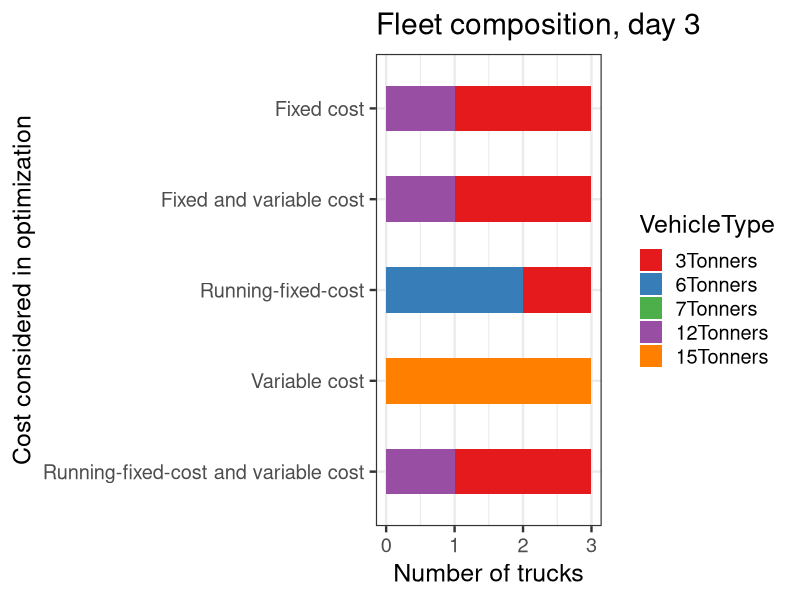
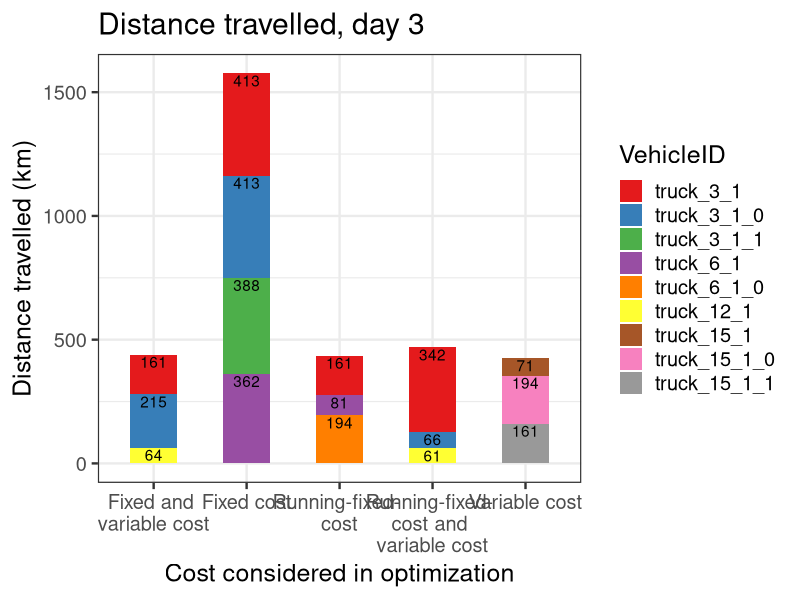
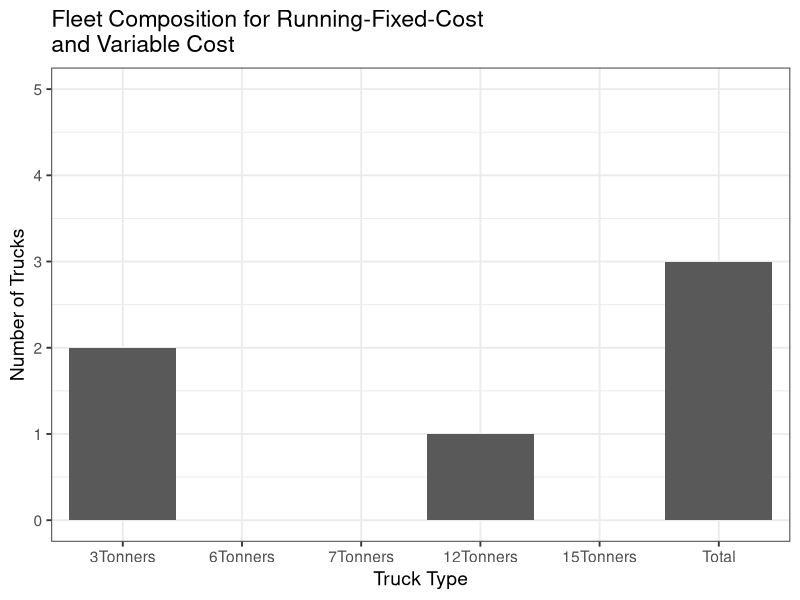
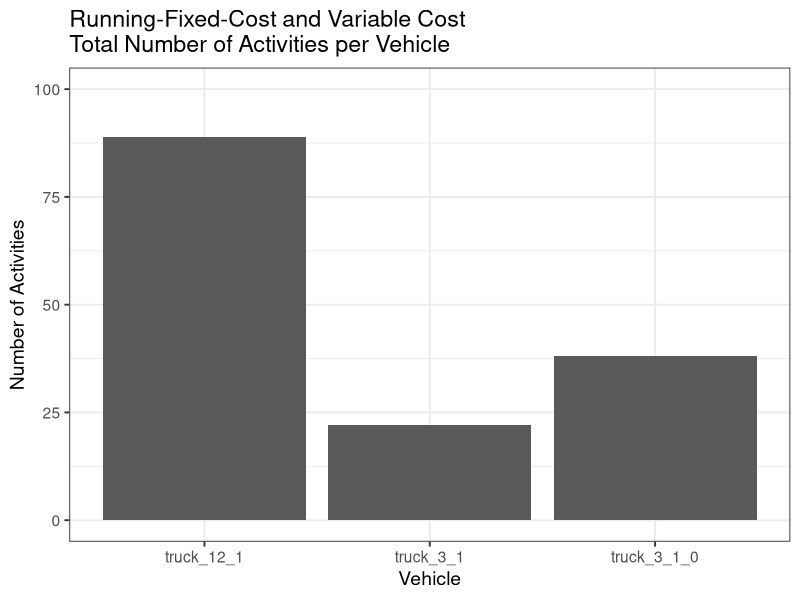
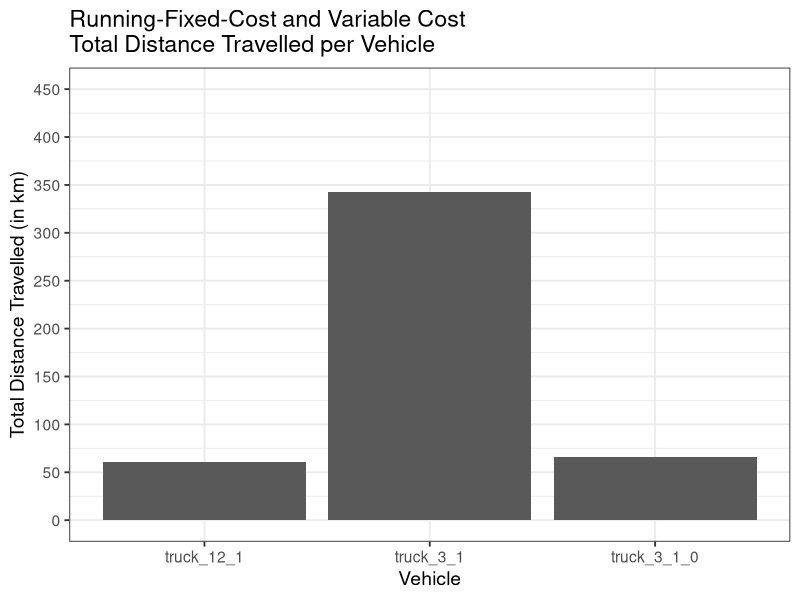
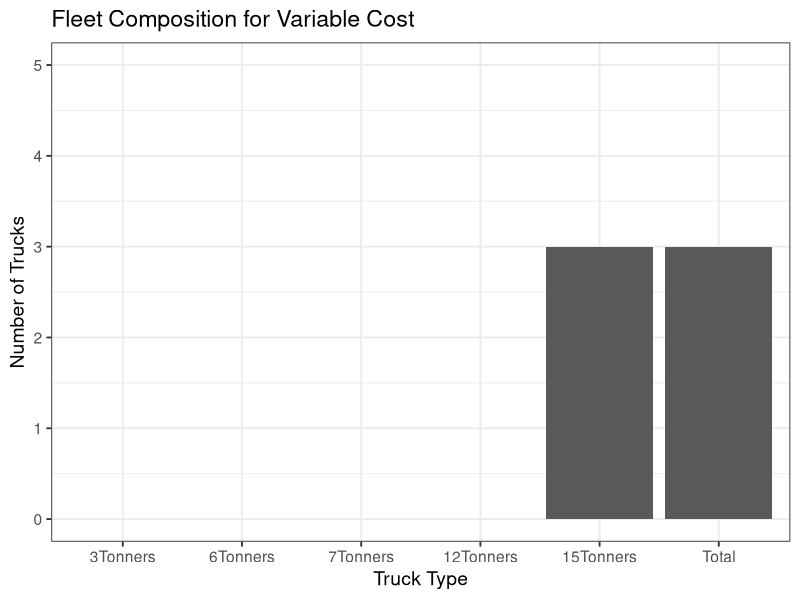
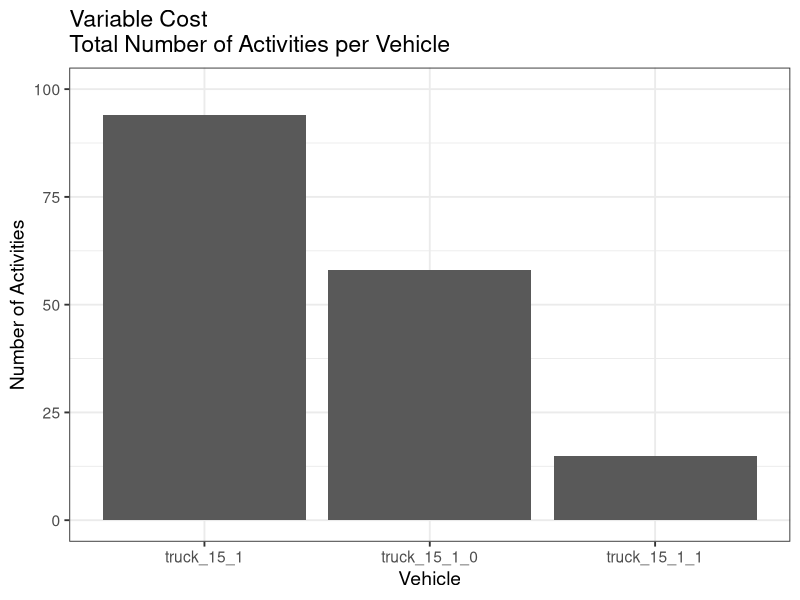
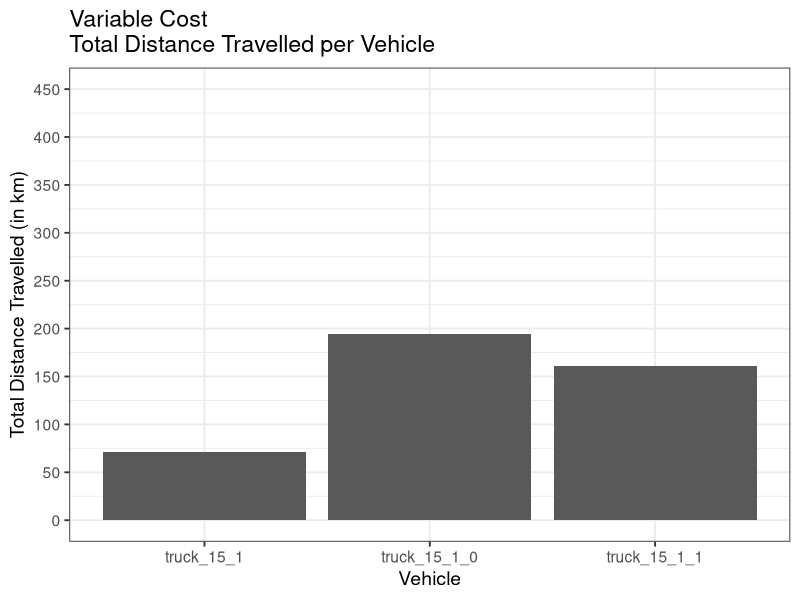

These charts were generated, in order, by the following R code:
##Set working directory to where the output files for MyCarrierPlanInterpreter.java are
setwd("/home/frans/Documents/BPJ420/CarrierPlanInterpreter/Day3")

##Load ggplot2 package for plotting data 
library(ggplot2)

##Load xtable package to generate LaTeX code for tables
library(xtable)

##RUNNING-FIXED COSTS AND VARIABLE COSTS
##Read in the .csv file containing data about the fleet composition for running fixed costs and variable costs
FSMinfoRunFixAndVar <- read.csv("Day3_80_vehicleTypesFixedRunningAndVariablesumValues.csv")

##Make Seperate tables for each type of truck for running fixed costs and variable costs
RunFixAndVarThreeTonners <- FSMinfoRunFixAndVar[grep("truck_3",FSMinfoRunFixAndVar$vehId),]
RunFixAndVarSixTonners <- FSMinfoRunFixAndVar[grep("truck_6",FSMinfoRunFixAndVar$vehId),]
RunFixAndVarSevenTonners <- FSMinfoRunFixAndVar[grep("truck_7",FSMinfoRunFixAndVar$vehId),]
RunFixAndVarTwelveTonners <- FSMinfoRunFixAndVar[grep("truck_12",FSMinfoRunFixAndVar$vehId),]
RunFixAndVarFifteenTonners <- FSMinfoRunFixAndVar[grep("truck_15",FSMinfoRunFixAndVar$vehId),]

##Make a table indicating how many vehicles of each type was specified for running fixed costs and variable costs
CollumnNames <- c("3Tonners", "6Tonners", "7Tonners", "12Tonners", "15Tonners")
TruckTotals <- data.frame(matrix(nrow=0, ncol=5))
TruckTotals <- rbind(c(length(RunFixAndVarThreeTonners$vehId),length(RunFixAndVarSixTonners$vehId),length(RunFixAndVarSevenTonners$vehId),length(RunFixAndVarTwelveTonners$vehId),length(RunFixAndVarFifteenTonners$vehId)))
colnames(TruckTotals) <- CollumnNames
rownames(TruckTotals) <- "RunFixAndVar"

##VARIABLE COSTS ONLY
##Read in the .csv file containing data about the fleet composition for variable costs only
FSMinfoVar <- read.csv("Day3_80_vehicleTypesOnlyVariablesumValues.csv")

##Make Seperate tables for each type of truck for variable costs only
VarThreeTonners <- FSMinfoVar[grep("truck_3",FSMinfoVar$vehId),]
VarSixTonners <- FSMinfoVar[grep("truck_6",FSMinfoVar$vehId),]
VarSevenTonners <- FSMinfoVar[grep("truck_7",FSMinfoVar$vehId),]
VarTwelveTonners <- FSMinfoVar[grep("truck_12",FSMinfoVar$vehId),]
VarFifteenTonners <- FSMinfoVar[grep("truck_15",FSMinfoVar$vehId),]

##Append the data for using variable cost only to the TruckTotals data.frame
TruckTotals <- rbind(TruckTotals,c(length(VarThreeTonners$vehId),length(VarSixTonners$vehId),length(VarSevenTonners$vehId),length(VarTwelveTonners$vehId),length(VarFifteenTonners$vehId)))
rownames(TruckTotals) <- c("RunFixAndVar","VarOnly")


##RUNNING FIXED COSTS ONLY
##Read in the .csv file containing data about the fleet composition for running fixed cost only
FSMinfoRunFix <- read.csv("Day3_80_vehicleTypesOnlyFixedRunningsumValues.csv")

##Make Seperate tables for each type of truck for fixed cost only
RunFixThreeTonners <- FSMinfoRunFix[grep("truck_3",FSMinfoRunFix$vehId),]
RunFixSixTonners <- FSMinfoRunFix[grep("truck_6",FSMinfoRunFix$vehId),]
RunFixSevenTonners <- FSMinfoRunFix[grep("truck_7",FSMinfoRunFix$vehId),]
RunFixTwelveTonners <- FSMinfoRunFix[grep("truck_12",FSMinfoRunFix$vehId),]
RunFixFifteenTonners <- FSMinfoRunFix[grep("truck_15",FSMinfoRunFix$vehId),]

##Append the data for using variable cost only to the TruckTotals data.frame
TruckTotals <- rbind(TruckTotals,c(length(RunFixThreeTonners$vehId),length(RunFixSixTonners$vehId),length(RunFixSevenTonners$vehId),length(RunFixTwelveTonners$vehId),length(RunFixFifteenTonners$vehId)))
rownames(TruckTotals) <- c("RunFixAndVar","VarOnly","RunFixOnly")


##FIXED COSTS AND VARIABLE COSTS
##Read in the .csv file containing data about the fleet composition for fixed cost and variable cost
FSMinfoFixAndVar <- read.csv("Day3_80_vehicleTypesAbsFixAndVarsumValues.csv")

##Make Seperate tables for each type of truck for fixed and variable cost 
FixAndVarThreeTonners <- FSMinfoFixAndVar[grep("truck_3",FSMinfoFixAndVar$vehId),]
FixAndVarSixTonners <- FSMinfoFixAndVar[grep("truck_6",FSMinfoFixAndVar$vehId),]
FixAndVarSevenTonners <- FSMinfoFixAndVar[grep("truck_7",FSMinfoFixAndVar$vehId),]
FixAndVarTwelveTonners <- FSMinfoFixAndVar[grep("truck_12",FSMinfoFixAndVar$vehId),]
FixAndVarFifteenTonners <- FSMinfoFixAndVar[grep("truck_15",FSMinfoFixAndVar$vehId),]

##Append the data for using fixed and variable cost to the TruckTotals data.frame
TruckTotals <- rbind(TruckTotals,c(length(FixAndVarThreeTonners$vehId),length(FixAndVarSixTonners$vehId),length(FixAndVarSevenTonners$vehId),length(FixAndVarTwelveTonners$vehId),length(FixAndVarFifteenTonners$vehId)))
rownames(TruckTotals) <- c("RunFixAndVar","VarOnly","RunFixOnly","FixAndVar")

##FIXED COST ONLY
##Read in the .csv file containing data about the fleet composition for fixed cost only
FSMinfoFix <- read.csv("Day3_80_vehicleTypesOnlyAbsFixsumValues.csv")

##Make Seperate tables for each type of truck for fixed cost only
FixThreeTonners <- FSMinfoFix[grep("truck_3",FSMinfoFixAndVar$vehId),]
FixSixTonners <- FSMinfoFix[grep("truck_6",FSMinfoFixAndVar$vehId),]
FixSevenTonners <- FSMinfoFix[grep("truck_7",FSMinfoFixAndVar$vehId),]
FixTwelveTonners <- FSMinfoFix[grep("truck_12",FSMinfoFixAndVar$vehId),]
FixFifteenTonners <- FSMinfoFix[grep("truck_15",FSMinfoFixAndVar$vehId),]

##Append the data for using fixed cost only to the TruckTotals data.frame
TruckTotals <- rbind(TruckTotals,c(length(FixThreeTonners$vehId),length(FixSixTonners$vehId),length(FixSevenTonners$vehId),length(FixTwelveTonners$vehId),length(FixFifteenTonners$vehId)))
rownames(TruckTotals) <- c("Running-fixed-cost and variable cost","Variable cost","Running-fixed-cost","Fixed and variable cost","Fixed cost")

##Adding a new column which shows total number of vehicles for each cost scenario
TruckTotals <- cbind(TruckTotals, rowSums(TruckTotals))
CollumnNames <- c("3Tonners", "6Tonners", "7Tonners", "12Tonners", "15Tonners", "Total")
colnames(TruckTotals) <- CollumnNames

##Plot fleet composition for running-fixed cost and variable cost with ggplot2 Package
x <- CollumnNames
x <- as.character(x)
x <- factor(x, levels=unique(x))
y <- TruckTotals[1,]
ggplotData <- data.frame(x,y)
g <- ggplot(data = ggplotData, aes(x=x,y=y)) + geom_bar(stat="identity") + xlab("Truck Type") + ylab("Number of Trucks") 
g <- g + theme_bw(base_size = 14) + ggtitle("Fleet Composition for Running-Fixed-Cost \nand Variable Cost") 
g1 <- g + coord_cartesian(ylim=c(0, 5)) + scale_y_continuous(breaks=seq(0, 5, 1))
setwd("/home/frans/Documents/BPJ420/Rplots/Day3")
pdf("RunFixAndVar.pdf")
print(g1)
dev.off()

#Plot specific vehicles against the number of activities performed by each vehicle for running-fixed cost and variable cost
x <- FSMinfoRunFixAndVar$vehId
y <- FSMinfoRunFixAndVar$numOfAct
ActivityData <- data.frame(x,y)
g <- ggplot(data = ActivityData, aes(x=x, y=y)) + geom_bar(stat="identity") +xlab("Vehicle") +ylab("Number of Activities")
gA1 <- g + ggtitle("Running-Fixed-Cost and Variable Cost \nTotal Number of Activities per Vehicle") + theme_bw(base_size = 14) 
gA1 <- gA1 + coord_cartesian(ylim=c(0, 100)) + scale_y_continuous(breaks=seq(0, 100, 25))
pdf("VehicleActivitiesRunFixAndVar.pdf")
print(gA1)
dev.off()


#Plot specific vehicles against the distance travelled for each vehicle for running-fixed and variable cost
x <- FSMinfoRunFixAndVar$vehId
y <- FSMinfoRunFixAndVar$totDist
y <- y/1000 ##Convert y from meters to kilometers
DistanceData <- data.frame(x,y)
g <- ggplot(data = DistanceData, aes(x=x, y=y)) + geom_bar(stat="identity") +xlab("Vehicle") +ylab("Total Distance Travelled (in km)")
gD1 <- g + ggtitle("Running-Fixed-Cost and Variable Cost \nTotal Distance Travelled per Vehicle") + theme_bw(base_size = 14)
gD1 <- gD1 + coord_cartesian(ylim=c(0, 450)) + scale_y_continuous(breaks=seq(0, 450, 50))
pdf("VehicleDistanceRunFixAndVar.pdf")
print(gD1)
dev.off()

##Plot fleet composition for variable cost with ggplot2 Package
x <- CollumnNames
x <- as.character(x)
x <- factor(x, levels=unique(x))
y <- TruckTotals[2,]
ggplotData <- data.frame(x,y)
g <- ggplot(data = ggplotData, aes(x=x,y=y)) + geom_bar(stat="identity") + xlab("Truck Type") + ylab("Number of Trucks") 
g <- g + theme_bw(base_size = 14) + ggtitle("Fleet Composition for Variable Cost") 
g2 <- g + coord_cartesian(ylim=c(0, 5)) + scale_y_continuous(breaks=seq(0, 5, 1))
pdf("Var.pdf")
print(g2)
dev.off()

#Plot specific vehicles against the number of activities performed by each vehicle for variable cost
x <- FSMinfoVar$vehId
y <- FSMinfoVar$numOfAct
ActivityData <- data.frame(x,y)
g <- ggplot(data = ActivityData, aes(x=x, y=y)) + geom_bar(stat="identity") +xlab("Vehicle") +ylab("Number of Activities")
gA2 <- g + ggtitle("Variable Cost \nTotal Number of Activities per Vehicle") + theme_bw(base_size = 14)
gA2 <- gA2 + coord_cartesian(ylim=c(0, 100)) + scale_y_continuous(breaks=seq(0, 100, 25))
pdf("VehicleActivitiesVar.pdf")
print(gA2)
dev.off()


#Plot specific vehicles against the distance travelled for each vehicle for variable cost
x <- FSMinfoVar$vehId
y <- FSMinfoVar$totDist
y <- y/1000 ##Convert y from meters to kilometers
DistanceData <- data.frame(x,y)
g <- ggplot(data = DistanceData, aes(x=x, y=y)) + geom_bar(stat="identity") +xlab("Vehicle") +ylab("Total Distance Travelled (in km)")
gD2 <- g + ggtitle("Variable Cost \nTotal Distance Travelled per Vehicle") + theme_bw(base_size = 14)
gD2 <- gD2 + coord_cartesian(ylim=c(0, 450)) + scale_y_continuous(breaks=seq(0, 450, 50))
pdf("VehicleDistanceVar.pdf")
print(gD2)
dev.off()

##Plot fleet composition for running-fixed cost with ggplot2 Package
x <- CollumnNames
x <- as.character(x)
x <- factor(x, levels=unique(x))
y <- TruckTotals[3,]
ggplotData <- data.frame(x,y)
g <- ggplot(data = ggplotData, aes(x=x,y=y)) + geom_bar(stat="identity") + xlab("Truck Type") + ylab("Number of Trucks") 
g <- g + theme_bw(base_size = 14) + ggtitle("Fleet Composition for Running-Fixed-Cost") 
g3 <- g + coord_cartesian(ylim=c(0, 5)) + scale_y_continuous(breaks=seq(0, 5, 1))
pdf("RunFix.pdf")
print(g3)
dev.off()

#Plot specific vehicles against the number of activities performed by each vehicle for running-fixed cost
x <- FSMinfoRunFix$vehId
y <- FSMinfoRunFix$numOfAct
ActivityData <- data.frame(x,y)
g <- ggplot(data = ActivityData, aes(x=x, y=y)) + geom_bar(stat="identity") +xlab("Vehicle") +ylab("Number of Activities")
gA3 <- g + ggtitle("Running-Fixed-Cost \nTotal Number of Activities per Vehicle") + theme_bw(base_size = 14)
gA3 <- gA3 + coord_cartesian(ylim=c(0, 100)) + scale_y_continuous(breaks=seq(0, 100, 25))
pdf("VehicleActivitiesRunFix.pdf")
print(gA3)
dev.off()


#Plot specific vehicles against the distance travelled for each vehicle for running-fixed cost
x <- FSMinfoRunFix$vehId
y <- FSMinfoRunFix$totDist
y <- y/1000 ##Convert y from meters to kilometers
DistanceData <- data.frame(x,y)
g <- ggplot(data = DistanceData, aes(x=x, y=y)) + geom_bar(stat="identity") +xlab("Vehicle") +ylab("Total Distance Travelled (in km)")
gD3 <- g + ggtitle("Running-Fixed-Cost \nTotal Distance Travelled per Vehicle") + theme_bw(base_size = 14)
gD3 <- gD3 + coord_cartesian(ylim=c(0, 450)) + scale_y_continuous(breaks=seq(0, 450, 50))
pdf("VehicleDistanceRunFix.pdf")
print(gD3)
dev.off()

##Plot fleet composition for fixed and variable cost with ggplot2 Package
x <- CollumnNames
x <- as.character(x)
x <- factor(x, levels=unique(x))
y <- TruckTotals[4,]
ggplotData <- data.frame(x,y)
g <- ggplot(data = ggplotData, aes(x=x,y=y)) + geom_bar(stat="identity") + xlab("Truck Type") + ylab("Number of Trucks") 
g <- g + theme_bw(base_size = 14) + ggtitle("Fleet Composition for Fixed and Variable Cost") 
g4 <- g + coord_cartesian(ylim=c(0, 5)) + scale_y_continuous(breaks=seq(0, 5, 1))
pdf("FixVar.pdf")
print(g4)
dev.off()

#Plot specific vehicles against the number of activities performed by each vehicle for fixed and variable cost
x <- FSMinfoFixAndVar$vehId
y <- FSMinfoFixAndVar$numOfAct
ActivityData <- data.frame(x,y)
g <- ggplot(data = ActivityData, aes(x=x, y=y)) + geom_bar(stat="identity") +xlab("Vehicle") +ylab("Number of Activities")
gA4 <- g + ggtitle("Fixed and Variable Cost \nTotal Number of Activities per Vehicle") + theme_bw(base_size = 14)
gA4 <- gA4 + coord_cartesian(ylim=c(0, 100)) + scale_y_continuous(breaks=seq(0, 100, 25))
pdf("VehicleActivitiesFixAndVar.pdf")
print(gA4)
dev.off()


#Plot specific vehicles against the distance travelled for each vehicle for fixed and variable cost
x <- FSMinfoFixAndVar$vehId
y <- FSMinfoFixAndVar$totDist
y <- y/1000 ##Convert y from meters to kilometers
DistanceData <- data.frame(x,y)
g <- ggplot(data = DistanceData, aes(x=x, y=y)) + geom_bar(stat="identity") +xlab("Vehicle") +ylab("Total Distance Travelled (in km)")
gD4 <- g + ggtitle("Fixed and Variable Cost \nTotal Distance Travelled per Vehicle") + theme_bw(base_size = 14)
gD4 <- gD4 + coord_cartesian(ylim=c(0, 450)) + scale_y_continuous(breaks=seq(0, 450, 50))
pdf("VehicleDistanceFixAndVar.pdf")
print(gD4)
dev.off()

##Plot fleet composition for fixed cost with ggplot2 package
x <- CollumnNames
x <- as.character(x)
x <- factor(x, levels=unique(x))
y <- TruckTotals[5,]
ggplotData <- data.frame(x,y)
g <- ggplot(data = ggplotData, aes(x=x,y=y)) + geom_bar(stat="identity") + xlab("Truck Type") + ylab("Number of Trucks") 
g <- g + theme_bw(base_size = 14) + ggtitle("Fleet Composition for Fixed Cost") 
g5 <- g + coord_cartesian(ylim=c(0, 5)) + scale_y_continuous(breaks=seq(0, 5, 1))
pdf("Fix.pdf")
print(g5)
dev.off()

#Plot specific vehicles against the number of activities performed by each vehicle for fixed cost
x <- FSMinfoFix$vehId
y <- FSMinfoFix$numOfAct
ActivityData <- data.frame(x,y)
g <- ggplot(data = ActivityData, aes(x=x, y=y)) + geom_bar(stat="identity") +xlab("Vehicle") +ylab("Number of Activities")
gA5 <- g + ggtitle("Fixed Cost \nTotal Number of Activities per Vehicle") + theme_bw(base_size = 14)
gA5 <- gA5 + coord_cartesian(ylim=c(0, 100)) + scale_y_continuous(breaks=seq(0, 100, 25))
pdf("VehicleActivitiesFix.pdf")
print(gA5)
dev.off()


#Plot specific vehicles against the distance travelled for each vehicle for fixed cost
x <- FSMinfoFix$vehId
y <- FSMinfoFix$totDist
y <- y/1000 ##Convert y from meters to kilometers
DistanceData <- data.frame(x,y)
g <- ggplot(data = DistanceData, aes(x=x, y=y)) + geom_bar(stat="identity") +xlab("Vehicle") +ylab("Total Distance Travelled (in km)")
gD5 <- g + ggtitle("Fixed Cost \nTotal Distance Travelled per Vehicle") + theme_bw(base_size = 14)
gD5 <- gD5 + coord_cartesian(ylim=c(0, 450)) + scale_y_continuous(breaks=seq(0, 450, 50))
pdf("VehicleDistanceFix.pdf")
print(gD5)
dev.off()

##Plot total fleet size for each cost parameter with ggplot2 package
x <- rownames(TruckTotals)
y <- TruckTotals[,6]
ggplotData <- data.frame(x,y)
g <- ggplot(data = ggplotData, aes(x=x,y=y)) + geom_bar(stat="identity") + xlab("Cost Parameters Used As Input") + ylab("Total Number of Trucks") 
g <- g + theme_bw(base_size = 14) + ggtitle("Total Fleet Size") 
g6 <- g + coord_cartesian(ylim=c(0, 5)) + scale_y_continuous(breaks=seq(0, 5, 1))
pdf("FCTotals.pdf", width = 15)
print(g6)
dev.off()

##Define multiplot Function

multiplot <- function(..., plotlist=NULL, file, cols=1, layout=NULL) {
        require(grid)
        
        # Make a list from the ... arguments and plotlist
        plots <- c(list(...), plotlist)
        
        numPlots = length(plots)
        
        # If layout is NULL, then use 'cols' to determine layout
        if (is.null(layout)) {
                # Make the panel
                # ncol: Number of columns of plots
                # nrow: Number of rows needed, calculated from # of cols
                layout <- matrix(seq(1, cols * ceiling(numPlots/cols)),
                                 ncol = cols, nrow = ceiling(numPlots/cols))
        }
        
        if (numPlots==1) {
                print(plots[[1]])
                
        } else {
                # Set up the page
                grid.newpage()
                pushViewport(viewport(layout = grid.layout(nrow(layout), ncol(layout))))
                
                # Make each plot, in the correct location
                for (i in 1:numPlots) {
                        # Get the i,j matrix positions of the regions that contain this subplot
                        matchidx <- as.data.frame(which(layout == i, arr.ind = TRUE))
                        
                        print(plots[[i]], vp = viewport(layout.pos.row = matchidx$row,
                                                        layout.pos.col = matchidx$col))
                }
        }
}

##Plot fleet compositions for different cost input parameters
pdf("allplots.pdf", width = 12, height = 12)
multiplot(g1,g2,g3,g4,g5, cols=2)
dev.off()

##Plot activities per vehicle for different cost parameters
pdf("allActivities.pdf", width = 12, height = 12)
multiplot(gA1,gA2,gA3,gA4,gA5, cols=2)
dev.off()

##Plot distance travelled per vehicle for different cost parameters
pdf("allDistances.pdf", width = 12, height = 12)
multiplot(gD1,gD2,gD3,gD4,gD5, cols=2)
dev.off()

##Plot total cost for each model run
x <- c("Fixed cost", "Fixed and variable cost", "Running-fixed-cost", "Running-fixed-cost and variable cost", "Variable cost")
y <- c(FSMinfoFix$score[1]/100, FSMinfoFixAndVar$score[1]/100, FSMinfoRunFix$score[1]/100, FSMinfoRunFixAndVar$score[1]/100, FSMinfoVar$score[1]/100)*-1
TotCostData <- data.frame(x,y)
g <- ggplot(data = TotCostData, aes(x=x, y=y)) + geom_bar(stat="identity", fill="slateblue", width=0.5) +xlab("Cost considered in optimization") +ylab("Cost (in R)")
g <- g + theme_bw(base_size = 18) + ggtitle("Total cost, day 13") 
pdf("TotalCosts.pdf", width = 15)
print(g)
dev.off()

##Plot total distance travelled for each set of cost parameters
x <- c("Fixed Cost", "Fixed and Variable Cost", "Running-Fixed-Cost", "Running-Fixed-Cost and Variable Cost", "Variable Cost")
y <- c(sum(FSMinfoFix$totDist)/1000, sum(FSMinfoFixAndVar$totDist)/1000, sum(FSMinfoRunFix$totDist)/1000, sum(FSMinfoRunFixAndVar$totDist)/1000, sum(FSMinfoVar$totDist)/1000)
TotDistData <- data.frame(x,y)
g <- ggplot(data = TotDistData, aes(x=x, y=y)) + geom_bar(stat="identity") +xlab("Cost Parameters") + ylab("Total Distance (in km)")
g <- g + theme_bw(base_size = 14) + ggtitle("Total Distance") 
pdf("TotalDistance.pdf", width = 13)
print(g)
dev.off()

##Generate LaTeX code for Fleet Composition, Total Costs and Total Distance
xtable(TruckTotals)
xtable(TotCostData)
xtable(TotDistData)
##Convert info generated from CarrierPlanInterpreter into convenient units to export to tables
FSMinfoFix$totDist <- FSMinfoFix$totDist/1000 #Convert from m to km
FSMinfoFix$totTravelTime <- FSMinfoFix$totTravelTime/(60^2) #Convert from seconds to hours
FSMinfoFix <- FSMinfoFix[,-2] #Remove the score column from the data.frame
FSMinfoFix <- FSMinfoFix[,-5] #Remove the totActTime column from the data.frame
colnames(FSMinfoFix) <- c("Vehicle", "Number of Activities", "Total Distance (in km)", "Total Travel Time (in hours)")
##Repeat for fixed and variable cost
FSMinfoFixAndVar$totDist <- FSMinfoFixAndVar$totDist/1000 #Convert from m to km
FSMinfoFixAndVar$totTravelTime <- FSMinfoFixAndVar$totTravelTime/(60^2) #Convert from seconds to hours
FSMinfoFixAndVar <- FSMinfoFixAndVar[,-2] #Remove the score column from the data.frame
FSMinfoFixAndVar <- FSMinfoFixAndVar[,-5] #Remove the totActTime column from the data.frame
colnames(FSMinfoFixAndVar) <- c("Vehicle", "Number of Activities", "Total Distance (in km)", "Total Travel Time (in hours)")
##Repeat for running-fixed-cost
FSMinfoRunFix$totDist <- FSMinfoRunFix$totDist/1000 #Convert from m to km
FSMinfoRunFix$totTravelTime <- FSMinfoRunFix$totTravelTime/(60^2) #Convert from seconds to hours
FSMinfoRunFix <- FSMinfoRunFix[,-2] #Remove the score column from the data.frame
FSMinfoRunFix <- FSMinfoRunFix[,-5] #Remove the totActTime column from the data.frame
colnames(FSMinfoRunFix) <- c("Vehicle", "Number of Activities", "Total Distance (in km)", "Total Travel Time (in hours)")
##Repeat for running-fixed-cost and variable cost
FSMinfoRunFixAndVar$totDist <- FSMinfoRunFixAndVar$totDist/1000 #Convert from m to km
FSMinfoRunFixAndVar$totTravelTime <- FSMinfoRunFixAndVar$totTravelTime/(60^2) #Convert from seconds to hours
FSMinfoRunFixAndVar <- FSMinfoRunFixAndVar[,-2] #Remove the score column from the data.frame
FSMinfoRunFixAndVar <- FSMinfoRunFixAndVar[,-5] #Remove the totActTime column from the data.frame
colnames(FSMinfoRunFixAndVar) <- c("Vehicle", "Number of Activities", "Total Distance (in km)", "Total Travel Time (in hours)")
##Repeat for variable cost
FSMinfoVar$totDist <- FSMinfoVar$totDist/1000 #Convert from m to km
FSMinfoVar$totTravelTime <- FSMinfoVar$totTravelTime/(60^2) #Convert from seconds to hours
FSMinfoVar <- FSMinfoVar[,-2] #Remove the score column from the data.frame
FSMinfoVar <- FSMinfoVar[,-5] #Remove the totActTime column from the data.frame
colnames(FSMinfoVar) <- c("Vehicle", "Number of Activities", "Total Distance (in km)", "Total Travel Time (in hours)")

##Export tables indicating number of activities, total distance traveled and total travel time per vehicle
xtable(FSMinfoFix)
xtable(FSMinfoFixAndVar)
xtable(FSMinfoRunFix)
xtable(FSMinfoRunFixAndVar)
xtable(FSMinfoVar)

##Make a new data.frame to get the TruckTotals information plotted in a stacked bar chart
TruckTotals <- TruckTotals[,-6] #Remove the "Totals" column
library(reshape2)
m.TruckTotals <- melt(TruckTotals)
colnames(m.TruckTotals) <- c("CostParameters","VehicleType","NumOfVehicles")
StackPlot <- ggplot(data=m.TruckTotals, aes(x=CostParameters,y=NumOfVehicles,fill=VehicleType)) + geom_bar(stat='identity', width=.5)
StackPlot <- StackPlot + coord_flip() + xlab("Cost considered in optimization") + ylab("Number of trucks") + scale_fill_brewer(palette = "Set1")
StackPlot <- StackPlot + theme_bw(base_size = 18) + ggtitle("Fleet composition, day 3")
StackPlot
pdf("Day3FC.pdf", width = 10)
print(StackPlot)
dev.off()

##Make a new data.fram to make stacked bar charts for run info
FSMinfoFix["Cost"] <- "Fixed cost"
FSMinfoFixAndVar["Cost"] <- "Fixed and variable cost"
FSMinfoRunFix["Cost"] <- "Running-fixed-cost"
FSMinfoRunFixAndVar["Cost"] <- "Running-fixed-cost and variable cost"
FSMinfoVar["Cost"] <- "Variable cost"
FSMinfo <- data.frame()
FSMinfo <- rbind(FSMinfoFix,FSMinfoFixAndVar,FSMinfoRunFix,FSMinfoRunFixAndVar,FSMinfoVar)
colnames(FSMinfo) <- c("VehicleID", "NumOfActivities","TotalDistKM", "TotalTravelTimeHours","Cost")
FSMinfo$VehicleID <- factor(x = FSMinfo$VehicleID, c("truck_3_1","truck_3_1_0", "truck_3_1_1", "truck_6_1", "truck_6_1_0",  "truck_12_1", "truck_15_1", "truck_15_1_0", "truck_15_1_1"))
FSMinfo$TotalDistKM <- round(FSMinfo$TotalDistKM,0)
DistanceStackPlot <- ggplot(data=FSMinfo, aes(x=Cost,y=TotalDistKM,fill=VehicleID)) + geom_bar(stat='identity', width=.5)
DistanceStackPlot <- DistanceStackPlot + scale_fill_brewer(palette = "Set1") + xlab("Cost considered in optimization") + ylab("Distance travelled (km)")
DistanceStackPlot <- DistanceStackPlot + theme_bw(base_size = 18) + ggtitle("Distance travelled, day 3") + geom_text(aes(label =TotalDistKM), position = "stack", hjust = 0.5, vjust = 1.1)
DistanceStackPlot <- DistanceStackPlot + scale_x_discrete(labels = c("Fixed and variable cost" = "Fixed and \nvariable cost", "Running-fixed-cost and variable cost" = "Running-fixed- \ncost and \nvariable cost", "Running-fixed-cost" = "Running-fixed- \ncost"))
DistanceStackPlot
pdf("DistanceDay3.pdf", width = 11)
print(DistanceStackPlot)
dev.off()
